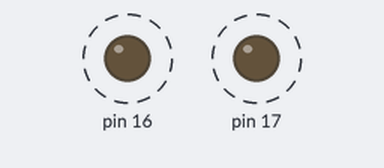
Bench run of a sketch on a simulated Arduino Uno, built with avr-gcc and run on an emulated ATmega328P. Parts: output pins drawn as LEDs (lit = HIGH). Dashed ring = blinking.

Above: at 0.12 s.
Timing chart, 0 to 3.0 s (numbered marks = the images above):
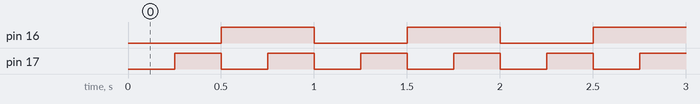

Measured:
- by itself, pin 16: alternates HIGH for 0.50 s and LOW for 0.50 s
- by itself, pin 17: alternates HIGH for 0.25 s and LOW for 0.25 s
- by itself, everything shown: repeats every 1.0 s, in 4 steps

The sketch:

ex1_4_bit.ino
```cpp
bool etat1, etat2;
unsigned long previousMillis1 = 0, previousMillis2 = 0;

void setup() {
bitSet(DDRC,3);
bitSet(DDRC,2);
}

void loop() {
  unsigned long currentMillis = millis();

  if (currentMillis - previousMillis1 >= 250) {
    previousMillis1 = currentMillis;
    etat1=!etat1;
    bitWrite(PORTC,3,etat1);
  }
  if (currentMillis - previousMillis2 >= 500) {
    previousMillis2 = currentMillis;
    etat2=!etat2;
    bitWrite(PORTC,2,etat2);
  }
}
```
